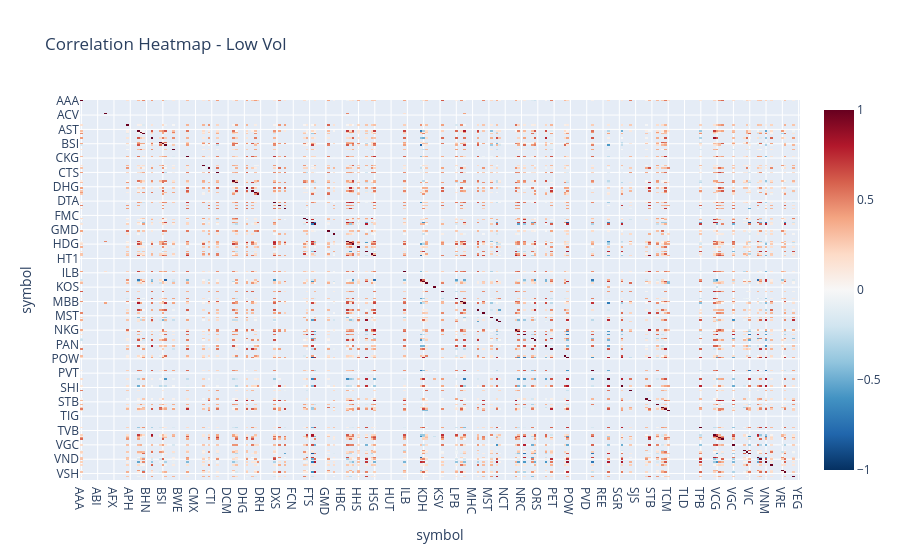

This figure's notebook cell:
### Code cell
# Cell: Correlation By Regime
regime_corr = correlations_by_regime(
    analysis_df,
    regimes=["Low Vol", "Normal Vol", "Panic Vol"],
    regime_col="volatility_regime",
    min_periods=20,
)

selected_regime = "Low Vol"
display(regime_corr[selected_regime])
correlation_heatmap(regime_corr[selected_regime], title=f"Correlation Heatmap - {selected_regime}")

### Figure 1 — Plotly figure (JSON) as saved in the notebook; plotly's stock layout.template omitted (floating-point values rounded to 4 significant figures; data arrays with more than 128 entries replaced by an {"elided": "..."} marker saying what was removed)
{"data": [{"coloraxis": "coloraxis", "hovertemplate": "symbol: %{x}<br>symbol: %{y}<br>color: %{z}<extra></extra>", "name": "0", "texttemplate": "%{z:.2f}", "type": "heatmap", "x": {"elided": "265 str values"}, "xaxis": "x", "y": {"elided": "265 str values"}, "yaxis": "y", "z": {"elided": "265x265 float values"}}], "layout": {"coloraxis": {"autocolorscale": false, "cmax": 1, "cmin": -1, "colorscale": [[0.0, "rgb(5,48,97)"], [0.1, "rgb(33,102,172)"], [0.2, "rgb(67,147,195)"], [0.3, "rgb(146,197,222)"], [0.4, "rgb(209,229,240)"], [0.5, "rgb(247,247,247)"], [0.6, "rgb(253,219,199)"], [0.7, "rgb(244,165,130)"], [0.8, "rgb(214,96,77)"], [0.9, "rgb(178,24,43)"], [1.0, "rgb(103,0,31)"]]}, "title": {"text": "Correlation Heatmap - Low Vol"}, "xaxis": {"anchor": "y", "domain": [0.0, 1.0], "title": {"text": "symbol"}}, "yaxis": {"anchor": "x", "autorange": "reversed", "domain": [0.0, 1.0], "title": {"text": "symbol"}}}}
